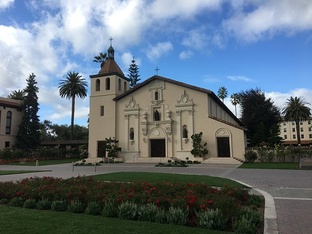
#> input picture data/mision.jpg, 312 x 234 px, shrunk from 600 x 450 before the run, found by its file name
$ python visualizacion.py
#> lines starting #> are read from the running program, lines starting #| are printed output that depends on the picture
import cv2
import matplotlib.pyplot as plt

img1_path = "data/mision.jpg"
img2_path = "data/oscura.jpg"

# cargar las imágenes
img1 = cv2.imread(img1_path)
#> img1 is the input picture: shape (234, 312, 3); mean B, G, R 121.5, 111.4, 98.6
img2 = cv2.imread(img2_path)
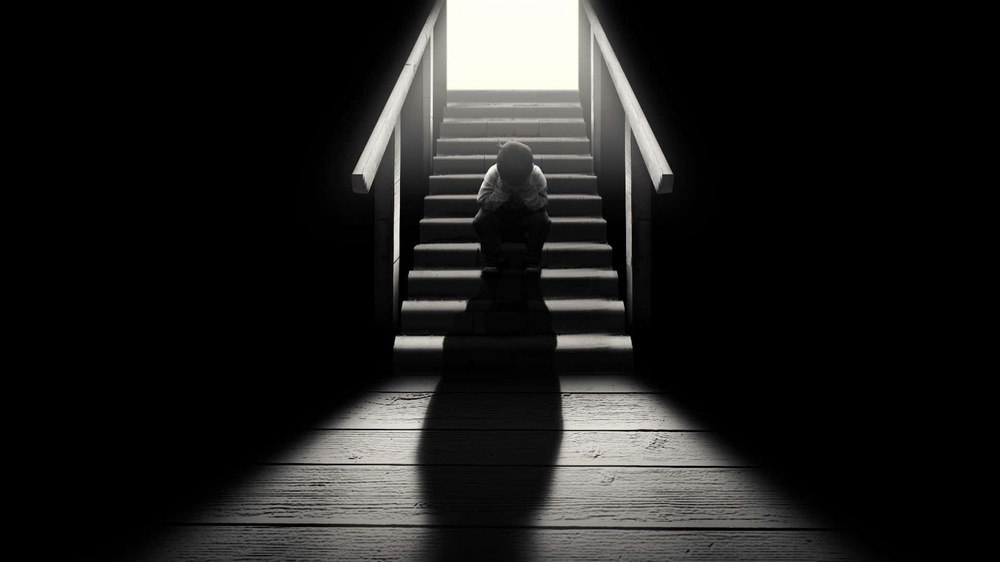
#> input picture data/oscura.jpg, 1000 x 562 px, shrunk from 1920 x 1080 before the run, found by its file name
#> img2 is the input picture: shape (562, 1000, 3); mean B, G, R 28.6, 29.5, 29.9

if img1 is not None and img2 is not None:
    # escala de grises para el análisis de brillo
    gray1 = cv2.cvtColor(img1, cv2.COLOR_BGR2GRAY)
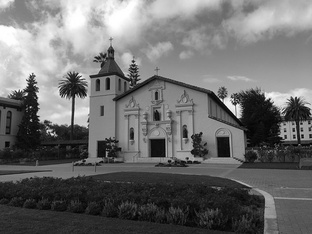
#> gray1: shape (234, 312); min 0, max 255, mean 108.7
    gray2 = cv2.cvtColor(img2, cv2.COLOR_BGR2GRAY)

     # figura comparativa
    plt.figure(figsize=(12, 8))

    # --- IMAGEN CLARA ---
    plt.subplot(2, 2, 1)
    plt.imshow(cv2.cvtColor(img1, cv2.COLOR_BGR2RGB))
    plt.title("Imagen Clara (Misión)")
    plt.axis('off')

    plt.subplot(2, 2, 2)
    plt.hist(gray1.flatten(), bins=50, color='blue', alpha=0.7)
    plt.title("Histograma Clara (Cargado a la derecha)")

    # --- IMAGEN OSCURA ---
    plt.subplot(2, 2, 3)
    plt.imshow(cv2.cvtColor(img2, cv2.COLOR_BGR2RGB))
    plt.title("Imagen Oscura (Niño)")
    plt.axis('off')

    plt.subplot(2, 2, 4)
    plt.hist(gray2.flatten(), bins=50, color='gray', alpha=0.7)
    plt.title("Histograma Oscura (Cargado a la izquierda)")

    plt.tight_layout()
    plt.show()
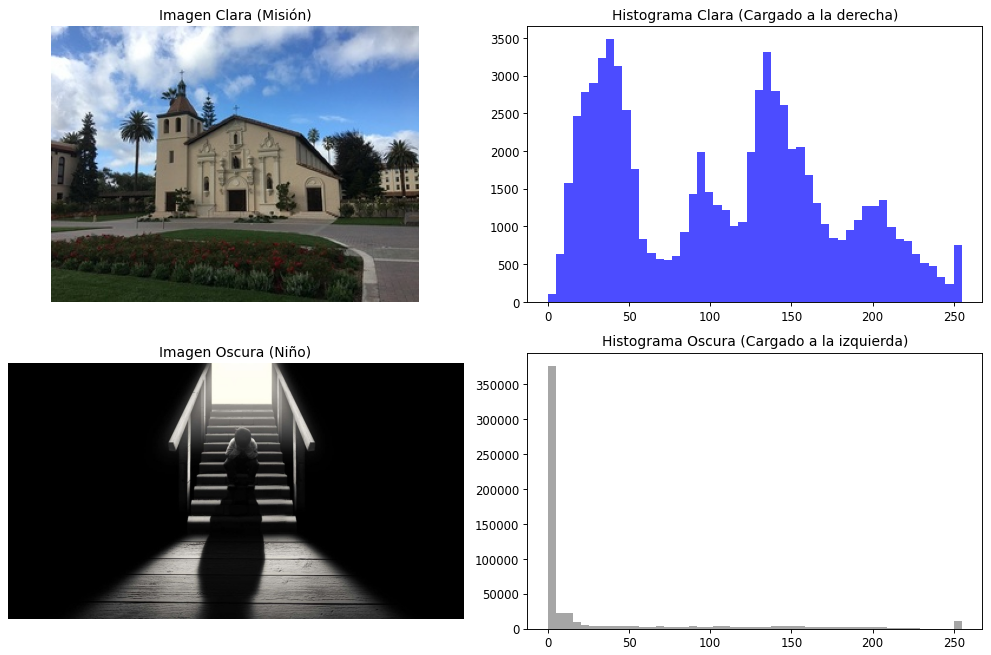
#> figure drawn by matplotlib, 4 panels; panel 2: tallest bar 3486 high, from x = 35.7 to 40.8; panel 4: tallest bar 376405 high, from x = 0 to 5.1
else:
    if img1 is None: print(f"Error: No se encontró {img1_path}")
    if img2 is None: print(f"Error: No se encontró {img2_path}")
